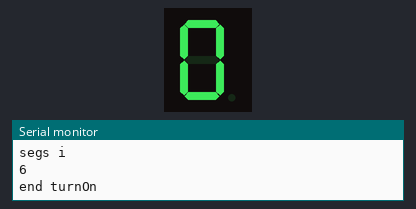
Simulated run of this sketch. Board: Arduino Uno, built with avr-gcc and run on an emulated ATmega328P. Shown: 1-digit seven-segment display, the last lines printed to the serial monitor. Wiring (inferred from the names in the program): 1-digit 7-segment display, segments lit when HIGH: segments pin 6, pin 7, pin 8, pin 9, pin 10, pin 11, pin 12. The segment pins are drawn as the display they are named for.

Above: at 0.9 s.
At 4.0 s:
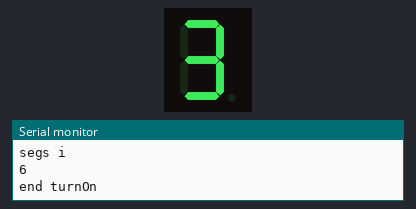
At 9.1 s:
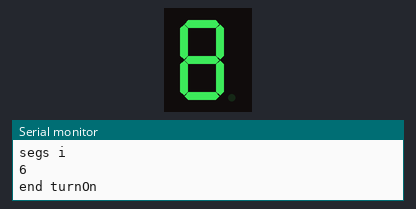
At 18.3 s:
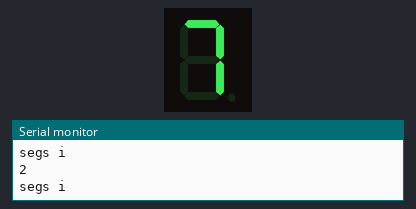
At 27.6 s:
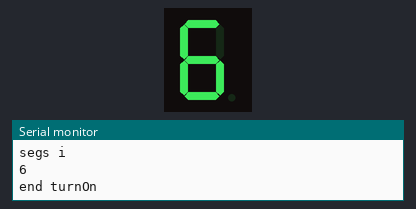
At 35.8 s:
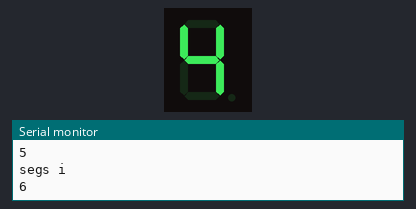

Measured:
- what the display in image 0 shows lasts 1.1 s, from 0.8 s to 1.9 s

The sketch:

display7seg4dig.ino
```cpp
#define ON true
#define OFF false
#define DEBUG false
#define DEBUG_DELAY 50

int gndDigits[] = {2, 3, 4, 5};
int segArray[] = {6, 7, 8, 9, 10, 11, 12};

/*                 A,B,C,D,E,F,G*/
const int zero[] = {1, 1, 1, 1, 1, 1, 0};
const int one[] = {0, 1, 1, 0, 0, 0, 0};
const int two[] = {1, 1, 0, 1, 1, 0, 1};
const int three[] = {1, 1, 1, 1, 0, 0, 1};
const int four[] = {0, 1, 1, 0, 0, 1, 1};
const int five[] = {1, 0, 1, 1, 0, 1, 1};
const int six[] = {1, 0, 1, 1, 1, 1, 1};
const int seven[] = {1, 1, 1, 0, 0, 0, 0};
const int eight[] = {1, 1, 1, 1, 1, 1, 1};
const int nine[] = {1, 1, 1, 1, 0, 1, 1};

/*
  para mostrar: por o digito que se quer mostrar para low
  e ligar os segmentos.
*/
void setup() {
    Serial.begin(9600);
    debug("setup init");
    for (int i = 0; i < 4; i++) {
        pinMode(gndDigits[i], OUTPUT);
        digitalWrite(gndDigits[i], HIGH);
    }

    for (int j = 0; j < 7; j++) {
        pinMode(segArray[j], OUTPUT);
    }
    debug("setup End");

}

void turnOn(const int *const segs) {
    debug("turnOn init");


    for (int i = 0; i < 7; i++) {
        Serial.println ("segs i");
        Serial.println (i);
        digitalWrite (segArray [i], segs[i]);
    }
    Serial.println("end turnOn");
    Serial.println();
    debug("turnOn end");
}

void resetSegments() {
    for (int i = 0; i < 7; i++) {
        digitalWrite(segArray[i], LOW);
    }
}

void prepareDigit(int digit) {
    digitalWrite(gndDigits[digit], LOW);
}

void resetAllDigits (){
    for (int i = 0; i < 4; i++){
        digitalWrite(gndDigits[i], HIGH);
    }
}


void display(int digit, int value) {
    debug("display init");
    resetAllDigits();
    resetSegments();

    prepareDigit(digit);
    switch (value) {
        case 0:
            turnOn(zero);
            break;
        case 1:
            turnOn(one);
            break;
        case 2:
            turnOn(two);
            break;
        case 3:
            turnOn(three);
            break;
        case 4:
            turnOn(four);
            break;
        case 5:
            turnOn(five);
            break;
        case 6:
            turnOn(six);
            break;
        case 7:
            turnOn(seven);
            break;
        case 8:
            turnOn(eight);
            break;
        case 9:
            turnOn(nine);
            break;
    }
    delay (200);

    debug("display end");

}

void loop() {
    debug("loop init");

    for (int j = 0; j < 4 ; j++){
        for (int i = 0; i < 10 ; i++){
            delay(800);
            display(j, i);
        }
    }

    delay(1000);
    debug("loop end");
}


void debug (char *msg){
    if (DEBUG){
        delay (DEBUG_DELAY);
        Serial.println(msg);
    }

}
void debug (boolean msg){
    if (DEBUG){
        delay (DEBUG_DELAY);
        Serial.println(msg);
    }

}
```
